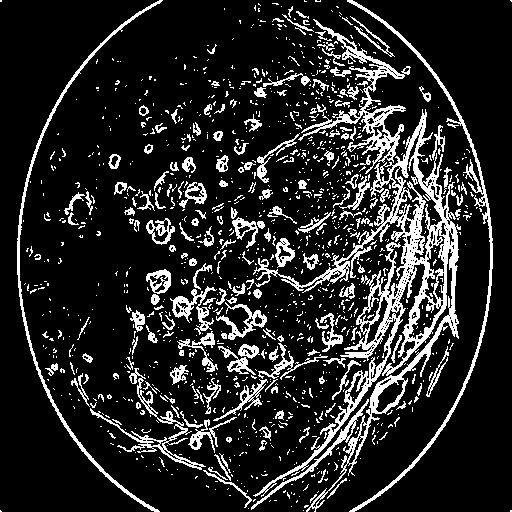
#> input picture student-1/01_dry_amd.jpeg, 512 x 512 px, given as the content of the folder student-1/01_dry_amd.jpeg, which was not available
$ python -i student-1.py   (imports and definitions only)
#> lines starting #> are read from the running program, lines starting #| are printed output that depends on the picture; after the words box and inside, x2 and y2 are one past the last pixel; in counts of white or black regions, pixels touching at a corner belong together; pictures that were not available may be replaced by others from this repository, and a replacement may not be noted
#> in studentOne, image is the input picture: PIL image 512x512 L; min 0, max 255, mean 40.4
"""
    Novin Tang
    novin.tang44@myhunter.cuny.edu
    CSCI 39534 Project 3 Part 2 - Retinal Fundus Images
    Student 1 - Otsu Thresholding
"""

from PIL import Image
import numpy as np
from scipy import ndimage
import matplotlib.pyplot as plt
import os

# Default window size of 10x10
# [33 lines left out: functions calculateEme, calculatePsnr, not called in this run]

def applyMedianFilter(img: Image.Image, window: tuple):
#> called with window = (3, 3)
    img_arr = np.array(img)
    # Apply median filter with given tuple for window size and 0 padding
    return Image.fromarray(ndimage.median_filter(img_arr, window, mode='constant', cval=0))
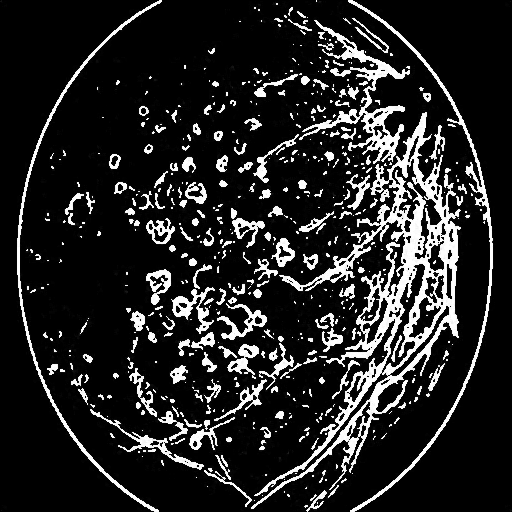
#> returned value: PIL image 512x512 L; min 0, max 255, mean 37.2

# [19 lines left out: functions applyGaussianFilter, applyAlphaTrimMeanFilter, not called in this run]

def applyLinearContrastStretching(img: Image.Image):
    img_arr = np.array(img).astype(np.double)
    I_min, I_max = np.min(img_arr), np.max(img_arr)
#> I_min = 0; I_max = 255
    L_min, L_max = 0, 255

    stretched_image = np.zeros(img_arr.shape).astype(np.double)

    stretched_image = ((img_arr - I_min) / (I_max - I_min)) * (L_max - L_min) + L_min

    stretched_image = np.clip(stretched_image, 0, 255).astype(np.uint8)

    return Image.fromarray(stretched_image).convert('L')

# [17 lines left out: function applyHistogramEqualization, not called in this run]

def applySobelOperator(img: Image.Image):
    img_arr = np.array(img).astype(np.double)

    x = np.array([[-1, 0, 1], [-2, 0, 2], [-1, 0, 1]], dtype=np.double)
    y = np.array([[1, 2, 1], [0, 0, 0], [-1, -2, -1]], dtype=np.double)

    x_result = ndimage.convolve(img_arr, x)
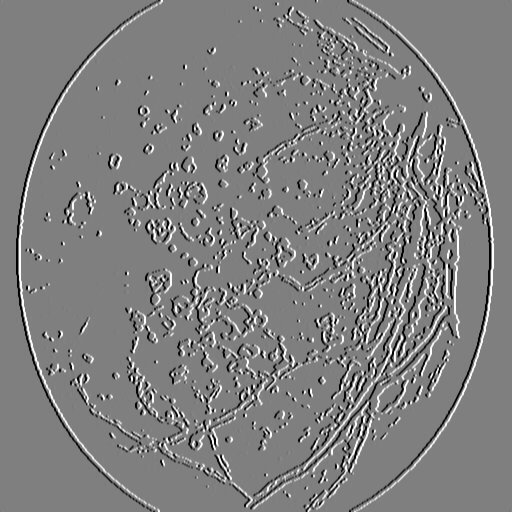
#> x_result: shape (512, 512) float64; min -1020, max 1020, mean 0; drawn with min black and max white
    y_result = ndimage.convolve(img_arr, y)
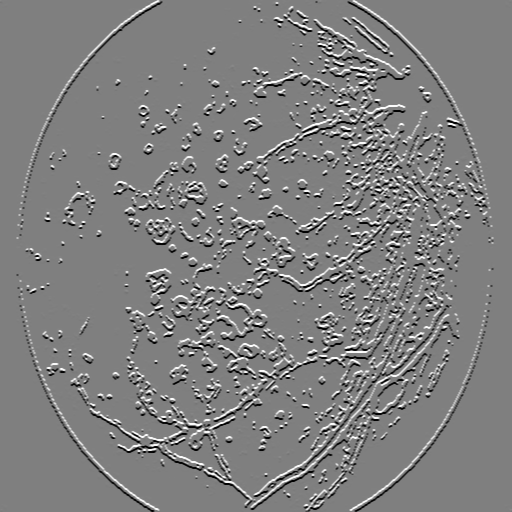
#> y_result: shape (512, 512) float64; min -1020, max 1020, mean 0; drawn with min black and max white

    img_result = np.sqrt(np.square(x_result) + np.square(y_result))
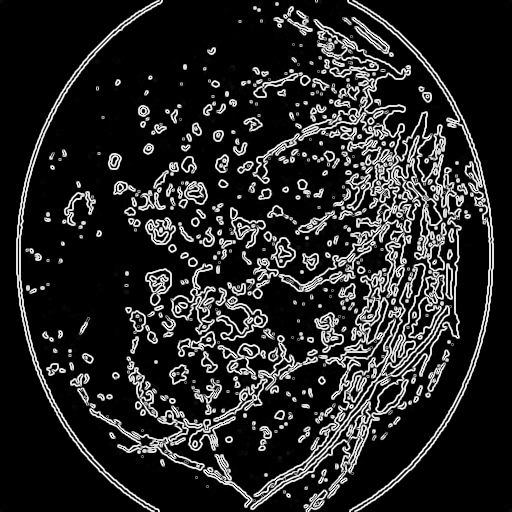
#> img_result: shape (512, 512) float64; min 0, max 1139.9, mean 172.8; drawn with min black and max white

    return Image.fromarray(np.clip(img_result, 0, 255).astype(np.uint8)).convert('L')
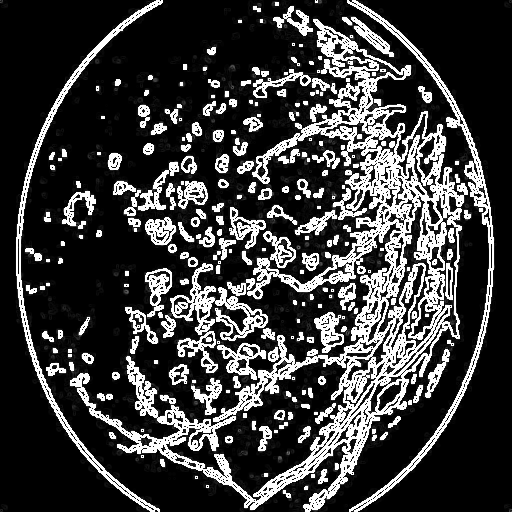
#> returned value: PIL image 512x512 L; min 0, max 255, mean 60.6

def applyOtsuThresholding(img: Image.Image):
    img_arr = np.array(img)

    histogram, gray_levels = np.histogram(img_arr, bins=256, range=(0, 255))
#> histogram = 256 values, max 119796 at index 0, min 0 at index 95, mean 1024; gray_levels = 257 values from 0 to 255
    gray_levels = np.arange(256)
    norm_hist = histogram / img_arr.size
#> norm_hist = 256 values, max 0.457 at index 0, min 0 at index 95, mean 0.00391

    max_between_class_variance = 0.0
    threshold = 0
    n_levels = 256
    between_class_variance = np.zeros(n_levels)
    class1_hist = np.zeros(n_levels)
    class2_hist = np.zeros(n_levels)

    for t in range(n_levels):
        # Class probabilities
        prob_class1 = norm_hist[:t+1].sum()
        prob_class2 = 1.0 - prob_class1
        class1_hist[t] = prob_class1
        class2_hist[t] = prob_class2

        # Class means
        if prob_class1 > 0:
            class1_mean = (gray_levels[:t+1] * norm_hist[:t+1]).sum() / prob_class1
        else:
            class1_mean = 0.0
        if prob_class2 > 0:
            class2_mean = (gray_levels[t+1:] * norm_hist[t+1:]).sum() / prob_class2
        else:
            class2_mean = 0.0

        # Between-class variance
        between_class_variance[t] = prob_class1 * prob_class2 * (class1_mean - class2_mean) ** 2

        # Update threshold if variance is maximized
        if between_class_variance[t] > max_between_class_variance:
            max_between_class_variance = between_class_variance[t]
            threshold = t
#> this loop made 256 passes
#> (prob_class1, prob_class2, class1_mean, class2_mean) on passes 1 to 12: (0.457, 0.543, 0, 111.5), (0.469, 0.531, 0.025, 113.9), (0.489, 0.511, 0.107, 118.4), (0.501, 0.499, 0.179, 121.3), (0.526, 0.474, 0.36, 127.5), (0.544, 0.456, 0.512, 132.2), (0.559, 0.441, 0.656, 136.4), (0.577, 0.423, 0.853, 141.9), (0.597, 0.403, 1.1, 148.8), (0.609, 0.391, 1.25, 153), (0.624, 0.376, 1.46, 158.7), (0.637, 0.363, 1.65, 163.8)
#> (prob_class1, prob_class2, class1_mean) on pass 100: (0.78, 0.22, 5.72)
#> after the loop, between_class_variance = 256 values, max 10659.3 at index 124, min 0 at index 255, mean 10092; class1_hist = 256 values from 0.457 to 1; class2_hist = 256 values, max 0.543 at index 0, min 0 at index 255, mean 0.237; max_between_class_variance = 10659.3; threshold = 124

    segmented_image = img_arr > threshold
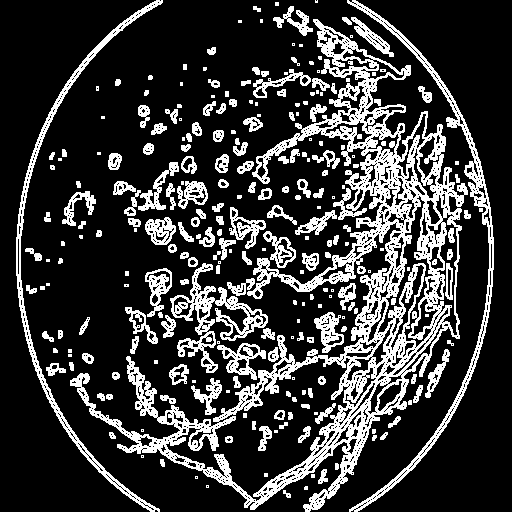
#> segmented_image: shape (512, 512) bool; 22% white; 260 white regions (91 under 20 px), largest, box (x1, y1, x2, y2) and area: (70, 19, 468, 512) 29264, (347, 0, 494, 512) 3648, (16, 0, 163, 512) 3180

    # Return boolean mask
    return Image.fromarray(segmented_image).convert("L")

# [56 lines left out: function testPreprocessing, not called in this run]

def studentOne(path: str, save_path: str):
    for filename in os.listdir(path):
        image = Image.open(path + "/" + filename)
        # Preprocessing step 1: Apply median filter with 3x3 window size
        st1 = applyMedianFilter(image, (3, 3))
        # Preprocessing step 2: Apply linear contrast stretching
        st2 = applyLinearContrastStretching(st1)
        # Preprocessing step 3: Apply sobel edge detection
        st3 = applySobelOperator(st2)
        # Apply Otsu thresholding technique
        st4 = applyOtsuThresholding(st3)
        # Save image to path
        st4.save(save_path + "/" + filename)

        # Uncomment to display images
        """
        plt.figure(filename)
        plt.subplot(1, 2, 1)
        plt.imshow(image, cmap='gray')
        plt.title("Original Image")
        plt.subplot(1, 2, 2)
        plt.imshow(st4, cmap='gray')
        plt.title("Enhanced Image")
        """

# [75 lines left out: functions studentOnePartTwo, main, not called in this run]

# [2 lines not run here, left out]

>>> result = studentOne('student-1/01_dry_amd.jpeg', 'out.png')

$ run again, on student-1/05_severe_dr.jpeg
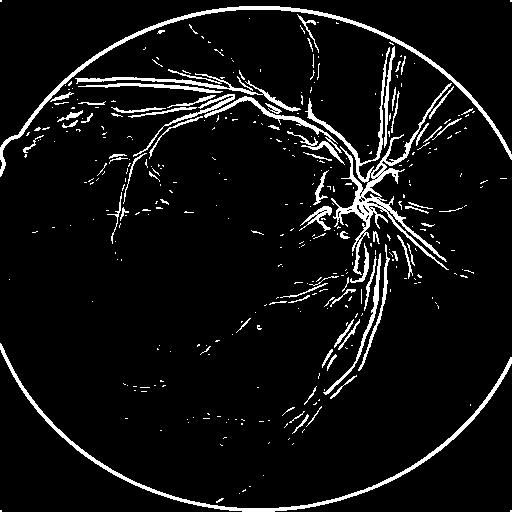
#> input picture student-1/05_severe_dr.jpeg, 512 x 512 px, given as the content of the folder student-1/05_severe_dr.jpeg, which was not available
#> in studentOne, image is the input picture: PIL image 512x512 L; min 0, max 255, mean 17.5
#> I_min = 0; I_max = 255
#> in applySobelOperator, `y_result = ndimage.convolve(img_arr, y)`:
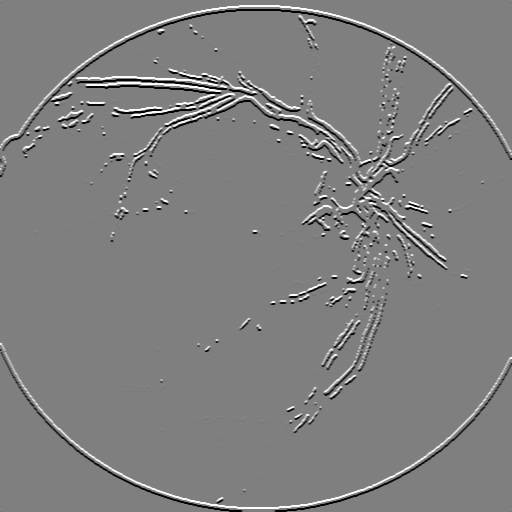
#> y_result: shape (512, 512) float64; min -1020, max 1020, mean 0.3; drawn with min black and max white
#> histogram = 256 values, max 195642 at index 0, min 0 at index 92, mean 1024; gray_levels = 257 values from 0 to 255
#> norm_hist = 256 values, max 0.746 at index 0, min 0 at index 92, mean 0.00391
#> the loop in applyOtsuThresholding, `for t in range(n_levels):` made 256 passes
#> (prob_class1, prob_class2, class1_mean, class2_mean) on passes 1 to 8: (0.746, 0.254, 0, 104.6), (0.753, 0.247, 0.00886, 107.4), (0.764, 0.236, 0.038, 112.4), (0.771, 0.229, 0.0628, 115.5), (0.784, 0.216, 0.13, 122.4), (0.793, 0.207, 0.183, 127.3), (0.8, 0.2, 0.237, 131.8), (0.809, 0.191, 0.311, 137.5)
#> after the loop in applyOtsuThresholding, `for t in range(n_levels):`: between_class_variance = 256 values, max 5538.4 at index 118, min 0 at index 255, mean 5280.9; class1_hist = 256 values from 0.746 to 1; class2_hist = 256 values, max 0.254 at index 0, min 0 at index 255, mean 0.104; max_between_class_variance = 5538.4; threshold = 118
#> in applyOtsuThresholding, `segmented_image = img_arr > threshold`:
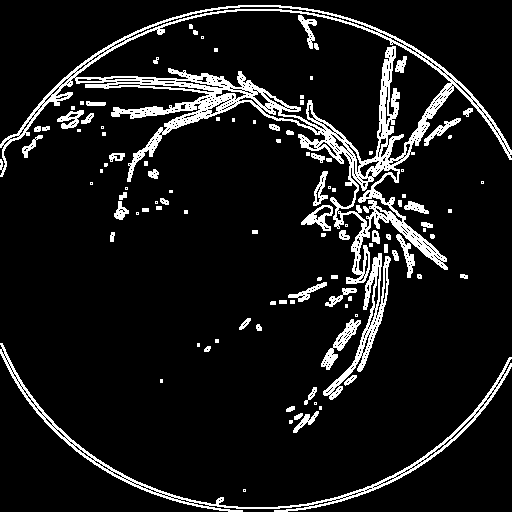
#> segmented_image: shape (512, 512) bool; 9.6% white; 106 white regions (46 under 20 px), largest, box (x1, y1, x2, y2) and area: (0, 5, 512, 284) 14564, (0, 343, 512, 512) 3268, (323, 253, 391, 400) 1688

$ run again, on student-1/06_proliferate_dr.jpeg
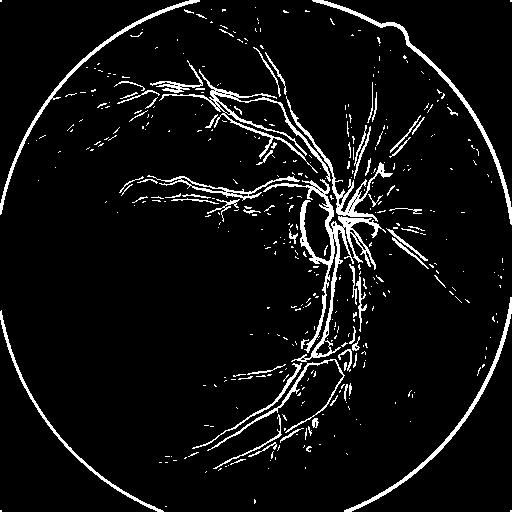
#> input picture student-1/06_proliferate_dr.jpeg, 512 x 512 px, given as the content of the folder student-1/06_proliferate_dr.jpeg, which was not available
#> in studentOne, image is the input picture: PIL image 512x512 L; min 0, max 255, mean 16.5
#> I_min = 0; I_max = 255
#> in applySobelOperator, `y_result = ndimage.convolve(img_arr, y)`:
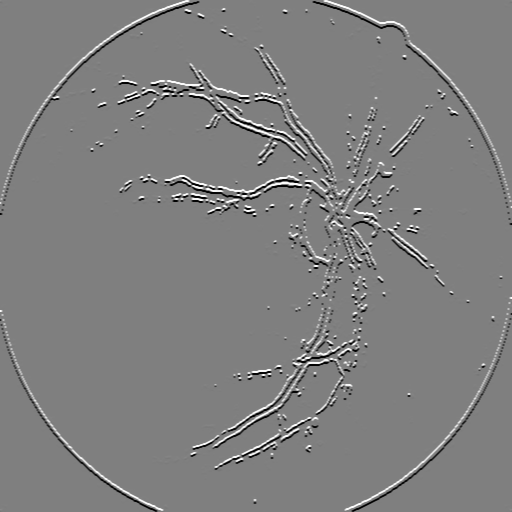
#> y_result: shape (512, 512) float64; min -1020, max 1020, mean -0.1; drawn with min black and max white
#> histogram = 256 values, max 193762 at index 0, min 0 at index 90, mean 1024; gray_levels = 257 values from 0 to 255
#> norm_hist = 256 values, max 0.739 at index 0, min 0 at index 90, mean 0.00391
#> the loop in applyOtsuThresholding, `for t in range(n_levels):` made 256 passes
#> (prob_class1, prob_class2, class1_mean, class2_mean) on passes 1 to 8: (0.739, 0.261, 0, 101), (0.746, 0.254, 0.00947, 103.8), (0.758, 0.242, 0.0408, 108.8), (0.765, 0.235, 0.0676, 111.9), (0.779, 0.221, 0.136, 118.6), (0.788, 0.212, 0.194, 123.6), (0.796, 0.204, 0.253, 128.3), (0.805, 0.195, 0.33, 133.9)
#> after the loop in applyOtsuThresholding, `for t in range(n_levels):`: between_class_variance = 256 values, max 5478.3 at index 120, min 0 at index 255, mean 5216.9; class1_hist = 256 values from 0.739 to 1; class2_hist = 256 values, max 0.261 at index 0, min 0 at index 255, mean 0.103; max_between_class_variance = 5478.3; threshold = 120
#> in applyOtsuThresholding, `segmented_image = img_arr > threshold`:
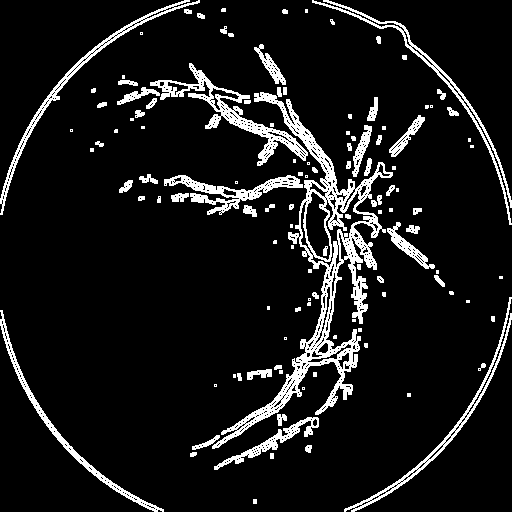
#> segmented_image: shape (512, 512) bool; 9.5% white; 119 white regions (47 under 20 px), largest, box (x1, y1, x2, y2) and area: (212, 92, 393, 449) 8493, (150, 63, 308, 166) 2442, (312, 0, 512, 225) 1648

$ run again, on student-1/07_cataract.jpeg
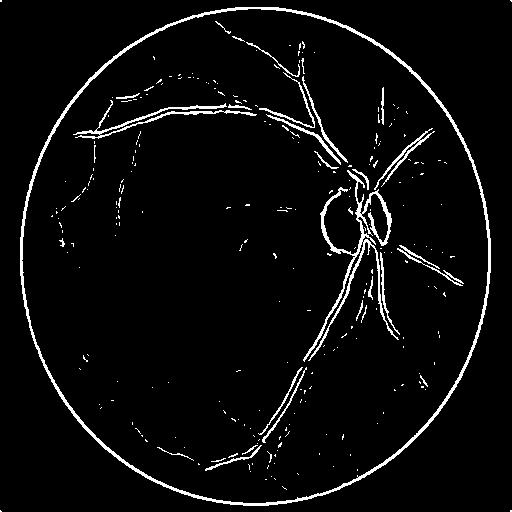
#> input picture student-1/07_cataract.jpeg, 512 x 512 px, given as the content of the folder student-1/07_cataract.jpeg, which was not available
#> in studentOne, image is the input picture: PIL image 512x512 L; min 0, max 255, mean 11.6
#> I_min = 0; I_max = 255
#> in applySobelOperator, `y_result = ndimage.convolve(img_arr, y)`:
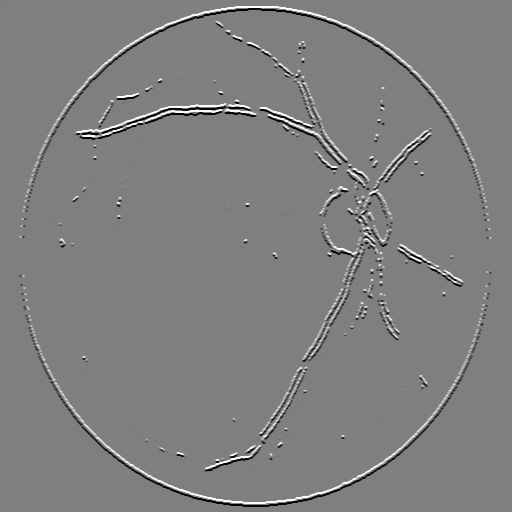
#> y_result: shape (512, 512) float64; min -1020, max 1020, mean 0; drawn with min black and max white
#> in applySobelOperator, `return Image.fromarray(np.clip(img_result, 0, 255).astype(np.uint8)).c..`:
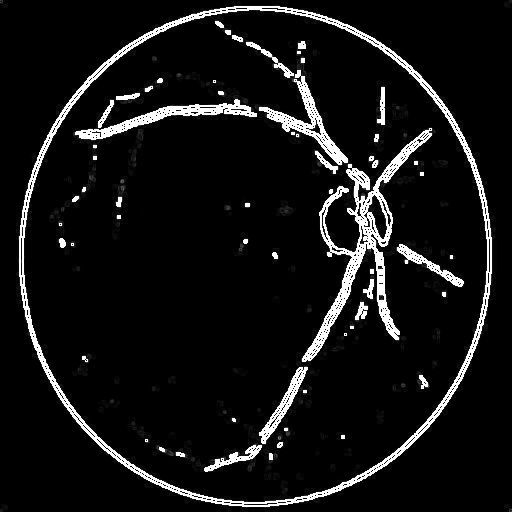
#> returned value: PIL image 512x512 L; min 0, max 255, mean 20.1
#> histogram = 256 values, max 211207 at index 0, min 0 at index 88, mean 1024; gray_levels = 257 values from 0 to 255
#> norm_hist = 256 values, max 0.806 at index 0, min 0 at index 88, mean 0.00391
#> the loop in applyOtsuThresholding, `for t in range(n_levels):` made 256 passes
#> (prob_class1, prob_class2, class1_mean, class2_mean) on passes 1 to 8: (0.806, 0.194, 0, 103.3), (0.812, 0.188, 0.00738, 106.5), (0.821, 0.179, 0.0307, 112.2), (0.827, 0.173, 0.0508, 115.7), (0.838, 0.162, 0.104, 123.4), (0.845, 0.155, 0.144, 128.7), (0.852, 0.148, 0.19, 134.3), (0.859, 0.141, 0.246, 140.6)
#> after the loop in applyOtsuThresholding, `for t in range(n_levels):`: between_class_variance = 256 values, max 4351.8 at index 127, min 0 at index 255, mean 4168.9; class1_hist = 256 values from 0.806 to 1; class2_hist = 256 values, max 0.194 at index 0, min 0 at index 255, mean 0.0784; max_between_class_variance = 4351.8; threshold = 127
#> segmented_image: shape (512, 512) bool; 7.3% white; 60 white regions (22 under 20 px), largest, box (x1, y1, x2, y2) and area: (19, 6, 492, 507) 7720, (302, 128, 432, 362) 4509, (75, 99, 257, 140) 1622
